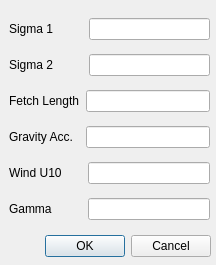
<?xml version="1.0" encoding="UTF-8"?>
<ui version="4.0">
 <class>CJonswapSpectrumDlg</class>
 <widget class="QDialog" name="CJonswapSpectrumDlg">
  <property name="geometry">
   <rect>
    <x>0</x>
    <y>0</y>
    <width>216</width>
    <height>265</height>
   </rect>
  </property>
  <property name="windowTitle">
   <string>Dialog</string>
  </property>
  <widget class="QDialogButtonBox" name="buttonBox">
   <property name="geometry">
    <rect>
     <x>-130</x>
     <y>230</y>
     <width>341</width>
     <height>32</height>
    </rect>
   </property>
   <property name="orientation">
    <enum>Qt::Horizontal</enum>
   </property>
   <property name="standardButtons">
    <set>QDialogButtonBox::Cancel|QDialogButtonBox::Ok</set>
   </property>
  </widget>
  <widget class="QWidget" name="verticalLayoutWidget">
   <property name="geometry">
    <rect>
     <x>9</x>
     <y>10</y>
     <width>201</width>
     <height>221</height>
    </rect>
   </property>
   <layout class="QVBoxLayout" name="verticalLayout">
    <item>
     <layout class="QHBoxLayout" name="horizontalLayout">
      <item>
       <widget class="QLabel" name="label">
        <property name="text">
         <string>Sigma 1         </string>
        </property>
       </widget>
      </item>
      <item>
       <widget class="QLineEdit" name="lineEditsigma1"/>
      </item>
     </layout>
    </item>
    <item>
     <layout class="QHBoxLayout" name="horizontalLayout_5">
      <item>
       <widget class="QLabel" name="label_5">
        <property name="text">
         <string>Sigma 2         </string>
        </property>
       </widget>
      </item>
      <item>
       <widget class="QLineEdit" name="lineEditsigma2"/>
      </item>
     </layout>
    </item>
    <item>
     <layout class="QHBoxLayout" name="horizontalLayout_2">
      <item>
       <widget class="QLabel" name="label_2">
        <property name="text">
         <string>Fetch Length</string>
        </property>
       </widget>
      </item>
      <item>
       <widget class="QLineEdit" name="lineEditfetcLength"/>
      </item>
     </layout>
    </item>
    <item>
     <layout class="QHBoxLayout" name="horizontalLayout_3">
      <item>
       <widget class="QLabel" name="label_3">
        <property name="text">
         <string>Gravity Acc.  </string>
        </property>
       </widget>
      </item>
      <item>
       <widget class="QLineEdit" name="lineEditgravityAcceleration"/>
      </item>
     </layout>
    </item>
    <item>
     <layout class="QHBoxLayout" name="horizontalLayout_4">
      <item>
       <widget class="QLabel" name="label_4">
        <property name="text">
         <string>Wind U10      </string>
        </property>
       </widget>
      </item>
      <item>
       <widget class="QLineEdit" name="lineEditwindSpeed_U10"/>
      </item>
     </layout>
    </item>
    <item>
     <layout class="QHBoxLayout" name="horizontalLayout_6">
      <item>
       <widget class="QLabel" name="label_6">
        <property name="text">
         <string>Gamma         </string>
        </property>
       </widget>
      </item>
      <item>
       <widget class="QLineEdit" name="lineEditgamma"/>
      </item>
     </layout>
    </item>
   </layout>
  </widget>
 </widget>
 <resources/>
 <connections>
  <connection>
   <sender>buttonBox</sender>
   <signal>accepted()</signal>
   <receiver>CJonswapSpectrumDlg</receiver>
   <slot>accept()</slot>
   <hints>
    <hint type="sourcelabel">
     <x>248</x>
     <y>254</y>
    </hint>
    <hint type="destinationlabel">
     <x>157</x>
     <y>274</y>
    </hint>
   </hints>
  </connection>
  <connection>
   <sender>buttonBox</sender>
   <signal>rejected()</signal>
   <receiver>CJonswapSpectrumDlg</receiver>
   <slot>reject()</slot>
   <hints>
    <hint type="sourcelabel">
     <x>316</x>
     <y>260</y>
    </hint>
    <hint type="destinationlabel">
     <x>286</x>
     <y>274</y>
    </hint>
   </hints>
  </connection>
 </connections>
</ui>
